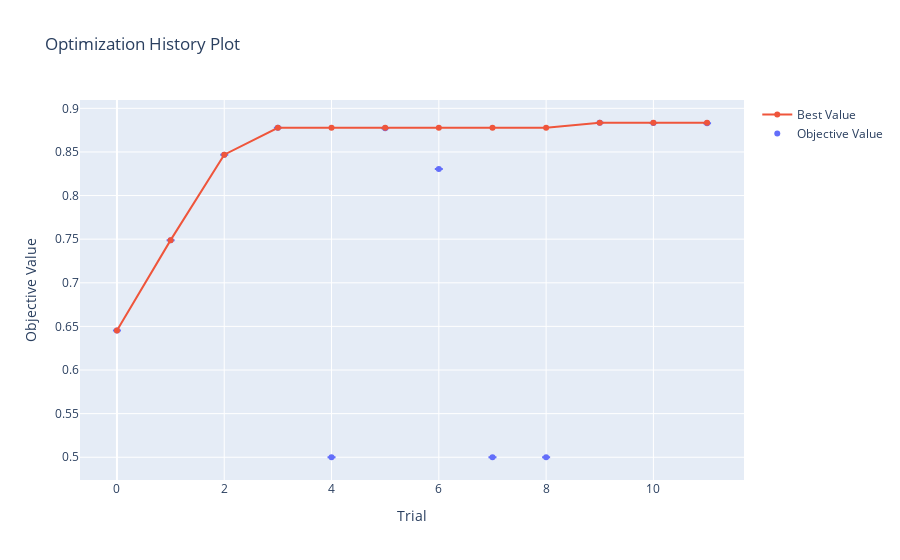

Notebook code for this chart:
### Markdown cell above
Let's take a look at the optimization history. Note, that plot is interactive, so we can zoom in:

### Code cell
# Plotting Optimization History
import optuna.visualization as vis

optimization_history_plot = vis.plot_optimization_history(study, error_bar=True)
optimization_history_plot.show()

### Figure 1 — Plotly figure (JSON) as saved in the notebook; plotly's stock layout.template omitted (floating-point values rounded to 4 significant figures)
{"data": [{"error_y": {"array": [0, 0, 0, 0, 0, 0, 0, 0, 0, 0, 0, 0], "type": "data", "visible": true}, "mode": "markers", "name": "Objective Value", "type": "scatter", "x": [0, 1, 2, 3, 4, 5, 6, 7, 8, 9, 10, 11], "y": [0.6452, 0.7489, 0.8468, 0.8776, 0.5, 0.8773, 0.8305, 0.5, 0.5, 0.8835, 0.8833, 0.883]}, {"name": "Best Value", "type": "scatter", "x": [0, 1, 2, 3, 4, 5, 6, 7, 8, 9, 10, 11], "y": [0.6452, 0.7489, 0.8468, 0.8776, 0.8776, 0.8776, 0.8776, 0.8776, 0.8776, 0.8835, 0.8835, 0.8835]}, {"line": {"width": 0.01}, "mode": "lines", "showlegend": false, "type": "scatter", "x": [0, 1, 2, 3, 4, 5, 6, 7, 8, 9, 10, 11], "y": [0.6452, 0.7489, 0.8468, 0.8776, 0.8776, 0.8776, 0.8776, 0.8776, 0.8776, 0.8835, 0.8835, 0.8835]}, {"fill": "tonexty", "fillcolor": "rgba(255,0,0,0.2)", "mode": "none", "showlegend": false, "type": "scatter", "x": [0, 1, 2, 3, 4, 5, 6, 7, 8, 9, 10, 11], "y": [0.6452, 0.7489, 0.8468, 0.8776, 0.8776, 0.8776, 0.8776, 0.8776, 0.8776, 0.8835, 0.8835, 0.8835]}], "layout": {"title": {"text": "Optimization History Plot"}, "xaxis": {"title": {"text": "Trial"}}, "yaxis": {"title": {"text": "Objective Value"}}}}
